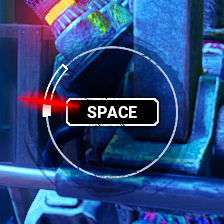
#> input picture saved_images/1/hit_0.png, 224 x 224 px
$ python -i geometric_detector.py   (imports and definitions only)
#> lines starting #> are read from the running program, lines starting #| are printed output that depends on the picture; after the words box and inside, x2 and y2 are one past the last pixel; in counts of white or black regions, pixels touching at a corner belong together
"""
Detector geométrico de skill checks do DBD.

O que existe na imagem real (calibrado com frames capturados):
  - Anel do skill check: raio ~60-70px no frame 224x224
  - Zona (normal+ótima): arco BRANCO (baixa saturação, alto valor)
  - Ponteiro: arco VERMELHO brilhante que rotaciona no sentido horário

Abordagem preditiva:
  1. Detecta o arco branco no anel (r=60-70) → posição da zona
  2. Detecta o ponteiro vermelho (r=35-85) → posição atual
  3. Mede velocidade angular com filtro mediano
  4. Dispara quando: distância_até_zona / velocidade <= pipeline_ms
"""

import cv2
import numpy as np
from collections import deque
from time import time


class GeometricSkillCheckDetector:
    FRAME_SIZE = 224
    CX, CY = 112, 112

    # Anel calibrado com imagens reais: r=60-70px
    _R_INNER = 60
    _R_OUTER = 70

    # Ponteiro vermelho — banda mais larga (ele atravessa o anel em diagonal)
    _N_INNER = 35
    _N_OUTER = 85

    # HSV vermelho: dois intervalos (vermelho cruza 0°/180° no hue)
    _RED_LO1 = np.array([0,   130, 100], dtype=np.uint8)
    _RED_HI1 = np.array([12,  255, 255], dtype=np.uint8)
    _RED_LO2 = np.array([168, 130, 100], dtype=np.uint8)
    _RED_HI2 = np.array([180, 255, 255], dtype=np.uint8)

    # HSV branco (zona normal+ótima): saturação baixa, valor alto
    _WHITE_LO = np.array([0,   0, 155], dtype=np.uint8)
    _WHITE_HI = np.array([180, 65, 255], dtype=np.uint8)

    _N = 1080  # resolução angular (1/3° por amostra)

    _STABILITY_FRAMES = 2  # frames consecutivos antes de confiar na zona

    def __init__(self, pipeline_ms: float = 40.0):
        """
        pipeline_ms: latência total captura→tecla chegar no jogo.
        Observação do usuário: ponteiro percorre a zona inteira durante o pipeline
        (~15° a 200dps = ~75ms). Padrão 40ms para disparar antes de entrar na zona.
        """
        self.pipeline_s = pipeline_ms / 1000.0

        self._angles = np.linspace(0, 360, self._N, endpoint=False, dtype=np.float32)
        rad   = np.radians(self._angles)
        cos_a = np.cos(rad)
        sin_a = np.sin(rad)

        # Coordenadas do anel (detecção de zona branca)
        radii_ring = np.arange(self._R_INNER, self._R_OUTER + 1)
        self._ring_xs = np.clip(
            (self.CX + radii_ring[None, :] * cos_a[:, None]).astype(np.int32), 0, 223)
        self._ring_ys = np.clip(
            (self.CY + radii_ring[None, :] * sin_a[:, None]).astype(np.int32), 0, 223)

        # Coordenadas para ponteiro vermelho (banda maior)
        radii_needle = np.arange(self._N_INNER, self._N_OUTER + 1)
        self._needle_xs = np.clip(
            (self.CX + radii_needle[None, :] * cos_a[:, None]).astype(np.int32), 0, 223)
        self._needle_ys = np.clip(
            (self.CY + radii_needle[None, :] * sin_a[:, None]).astype(np.int32), 0, 223)

        self._vel_hist       = deque(maxlen=8)
        self.vel_dps         = 0.0
        self._prev_angle     = None
        self._prev_time      = None
        self._vel_sample_count = 0

        self._white_zone    = None
        self._stable_count  = 0
        self._no_zone_count = 0
        self._diag_frame    = 0

    def reset(self):
        self._vel_hist.clear()
        self.vel_dps           = 0.0
        self._prev_angle       = None
        self._prev_time        = None
        self._vel_sample_count = 0
        self._white_zone       = None
        self._stable_count     = 0
        self._no_zone_count    = 0

    def process(self, frame_rgb: np.ndarray) -> tuple[bool, dict]:
        self._diag_frame += 1
        now = time()
        hsv = cv2.cvtColor(frame_rgb, cv2.COLOR_RGB2HSV)

        # 1. Detectar zona branca (skill check ativo)
        wz = self._detect_white_zone(hsv)
        if wz is not None:
            self._no_zone_count = 0
            self._stable_count += 1
            self._white_zone = wz
        else:
            self._no_zone_count += 1
            self._stable_count = 0
            if self._no_zone_count > 25:
                self.reset()
                return False, {"white_zone": None, "needle": None, "vel": 0.0}
            wz = self._white_zone

        # 2. Detectar ponteiro SEMPRE (para o gate funcionar mesmo durante warm-up)
        needle_angle = self._detect_red_needle(hsv)

        # 3. Atualizar velocidade angular SEMPRE
        if needle_angle is not None and self._prev_angle is not None and self._prev_time is not None:
            dt = now - self._prev_time
            if 0 < dt < 0.08:
                delta = self._cw(self._prev_angle, needle_angle)
                if 0.05 <= delta <= 12.0:
                    self._vel_hist.append(delta / dt)
                    self.vel_dps = float(np.median(self._vel_hist))
                    self._vel_sample_count += 1

        if needle_angle is not None:
            self._prev_angle = needle_angle
            self._prev_time  = now

        debug = {"white_zone": wz, "needle": needle_angle, "vel": self.vel_dps}

        if wz is None:
            return False, debug

        if self._stable_count < self._STABILITY_FRAMES:
            return False, debug

        if needle_angle is None:
            return False, debug

        if self.vel_dps < 20 or self._vel_sample_count < 3:
            return False, debug

        # 4. Decidir se pressiona
        return self._should_press(needle_angle, wz), debug

    def needle_is_moving(self, min_vel_dps: float = 25.0) -> bool:
        """Gate p/ insta-click: True se ponteiro tem velocidade confiável."""
        return self._vel_sample_count >= 1 and self.vel_dps >= min_vel_dps

    # ------------------------------------------------------------------

    def _detect_white_zone(self, hsv: np.ndarray) -> tuple | None:
        mask    = cv2.inRange(hsv, self._WHITE_LO, self._WHITE_HI)
        vals    = mask[self._ring_ys, self._ring_xs]   # (N, n_radii)
        has_hit = np.any(vals > 0, axis=1)             # (N,) bool

        white_angles = self._angles[has_hit]
        if len(white_angles) < 10:
            return None

        arc = self._arc_range(white_angles)
        if arc is None:
            return None

        start, end = arc
        span = self._cw(start, end)
        if span < 15 or span > 200:
            return None

        return start, end

    def _detect_red_needle(self, hsv: np.ndarray) -> float | None:
        mask1 = cv2.inRange(hsv, self._RED_LO1, self._RED_HI1)
        mask2 = cv2.inRange(hsv, self._RED_LO2, self._RED_HI2)
        mask  = cv2.bitwise_or(mask1, mask2)

        # Média de pixels vermelhos por ângulo
        vals    = mask[self._needle_ys, self._needle_xs].astype(np.float32)
        red_cnt = vals.mean(axis=1)  # (N,)

        # Suavização circular
        k   = 7
        pad = np.concatenate([red_cnt[-k:], red_cnt, red_cnt[:k]])
        smooth = np.convolve(pad, np.ones(k) / k, mode='valid')[:self._N]

        peak_idx = int(np.argmax(smooth))
        # threshold: >5 = ao menos 5% dos pixels naquele ângulo são vermelhos
        if smooth[peak_idx] < 5:
            return None

        return float(self._angles[peak_idx])

    # ------------------------------------------------------------------

    def _should_press(self, needle: float, wz: tuple) -> bool:
        """
        Dispara para que o press chegue no FIM do arco branco (zona ótima/great).
        No DBD, great fica no FINAL do arco (sentido horário do ponteiro).
        Compensa todo o delay do sistema via self.pipeline_s.
        """
        start, end = wz

        # Distância clockwise do ponteiro até o FIM do arco (great)
        dist_to_great = self._cw(needle, end)

        # Já passou da great (dist > 180) ou ainda muito longe (> 90) → não dispara
        if dist_to_great > 90:
            return False

        # Tempo estimado para ponteiro chegar na great
        t = dist_to_great / self.vel_dps
        return t <= self.pipeline_s

    def _cw(self, a: float, b: float) -> float:
        return float((b - a) % 360)

    def _in_arc(self, angle: float, start: float, end: float) -> bool:
        return self._cw(start, angle) <= self._cw(start, end)

    def _arc_range(self, angles: np.ndarray) -> tuple | None:
        s    = np.sort(angles)
        gaps = np.concatenate([np.diff(s), [s[0] + 360 - s[-1]]])
        gi   = int(np.argmax(gaps))

        if gaps[gi] < 1:
            return None

        if gi == len(s) - 1:
            return float(s[0]), float(s[-1])
        else:
            return float(s[gi + 1]), float(s[gi])

>>> import cv2
>>> picture = cv2.cvtColor(cv2.imread('../saved_images/1/hit_0.png'), cv2.COLOR_BGR2RGB)
>>> result = GeometricSkillCheckDetector().process(picture)
#> in process, `hsv = cv2.cvtColor(frame_rgb, cv2.COLOR_RGB2HSV)`: hsv: shape (224, 224, 3); mean H, S, V 106.6, 198, 129.5
#> in _detect_white_zone, `mask    = cv2.inRange(hsv, self._WHITE_LO, self._WHITE_HI)`:
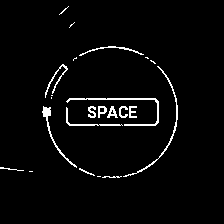
#> mask: shape (224, 224); 3.1% white in thin lines or dots, all inside (x1, y1, x2, y2) = (0, 6, 178, 178)
#> in _detect_white_zone, `white_angles = self._angles[has_hit]`: white_angles = 991 values from 0 to 359.7
#> in _arc_range, `gaps = np.concatenate([np.diff(s), [s[0] + 360 - s[-1]]])`: gaps = 991 values, max 8 at index 634, min 0.333 at index 698, mean 0.363
#> in _arc_range, `gi   = int(np.argmax(gaps))`: gi = 634
#> in _detect_white_zone, `arc = self._arc_range(white_angles)`: arc = (233, 225)
#> in _detect_white_zone, `start, end = arc`: start = 233; end = 225
#> in _detect_white_zone, `span = self._cw(start, end)`: span = 352
#> in _detect_red_needle, `mask1 = cv2.inRange(hsv, self._RED_LO1, self._RED_HI1)`:
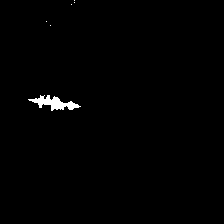
#> mask1: shape (224, 224); 0.75% white; 6 white regions (5 under 20 px), largest, box (x1, y1, x2, y2) and area: (28, 95, 81, 111) 370
#> in _detect_red_needle, `mask2 = cv2.inRange(hsv, self._RED_LO2, self._RED_HI2)`:
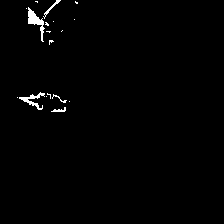
#> mask2: shape (224, 224); 1% white; 18 white regions (13 under 20 px), largest, box (x1, y1, x2, y2) and area: (28, 7, 45, 42) 202, (19, 92, 45, 110) 143, (43, 0, 61, 19) 56, (51, 107, 66, 112) 38, (52, 94, 67, 103) 29
#> in _detect_red_needle, `mask  = cv2.bitwise_or(mask1, mask2)`:
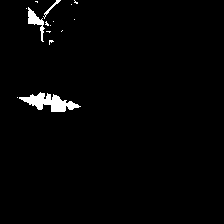
#> mask: shape (224, 224); 1.8% white; 15 white regions (12 under 20 px), largest, box (x1, y1, x2, y2) and area: (19, 92, 81, 112) 591, (28, 7, 45, 42) 202, (43, 0, 61, 19) 56
#> in _detect_red_needle, `vals    = mask[self._needle_ys, self._needle_xs].astype(np.float32)`:
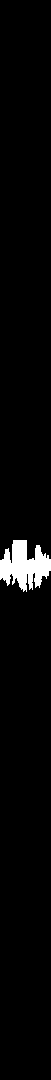
#> vals: shape (1080, 51) float32; 3% white; 1 white region, box (x1, y1, x2, y2) and area: (0, 540, 51, 592) 1627
#> in _detect_red_needle, `red_cnt = vals.mean(axis=1)`: red_cnt = 1080 values, max 255 at index 563, min 0 at index 0, mean 7.53
#> in _detect_red_needle, `pad = np.concatenate([red_cnt[-k:], red_cnt, red_cnt[:k]])`: pad = 1094 values, max 255 at index 570, min 0 at index 0, mean 7.44
#> in _detect_red_needle, `smooth = np.convolve(pad, np.ones(k) / k, mode='valid')[:self._N]`: smooth = 1080 values, max 255 at index 570, min 0 at index 0, mean 7.53
#> in _detect_red_needle, `peak_idx = int(np.argmax(smooth))`: peak_idx = 570
#> in process, `needle_angle = self._detect_red_needle(hsv)`: needle_angle = 190
